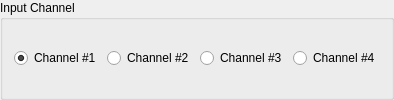
                 <widget class="QGroupBox" name="sync_analog_input_channel_box">
                  <property name="toolTip">
                   <string>Select the input channel the external analog signal is connected to.</string>
                  </property>
                  <property name="title">
                   <string>Input Channel</string>
                  </property>
                  <layout class="QGridLayout" name="gridLayout_31">
                   <item row="0" column="0">
                    <widget class="QRadioButton" name="sync_analog_input1_button">
                     <property name="toolTip">
                      <string>Analog signal on input channel #1</string>
                     </property>
                     <property name="text">
                      <string>Channel #1</string>
                     </property>
                     <property name="checked">
                      <bool>true</bool>
                     </property>
                     <attribute name="buttonGroup">
                      <string notr="true">sync_analog_input_channel_button_group</string>
                     </attribute>
                    </widget>
                   </item>
                   <item row="0" column="1">
                    <widget class="QRadioButton" name="sync_analog_input2_button">
                     <property name="toolTip">
                      <string>Analog signal on input channel #2</string>
                     </property>
                     <property name="text">
                      <string>Channel #2</string>
                     </property>
                     <attribute name="buttonGroup">
                      <string notr="true">sync_analog_input_channel_button_group</string>
                     </attribute>
                    </widget>
                   </item>
                   <item row="0" column="2">
                    <widget class="QRadioButton" name="sync_analog_input3_button">
                     <property name="toolTip">
                      <string>Analog signal on input channel #3</string>
                     </property>
                     <property name="text">
                      <string>Channel #3</string>
                     </property>
                     <attribute name="buttonGroup">
                      <string notr="true">sync_analog_input_channel_button_group</string>
                     </attribute>
                    </widget>
                   </item>
                   <item row="0" column="3">
                    <widget class="QRadioButton" name="sync_analog_input4_button">
                     <property name="toolTip">
                      <string>Analog signal on input channel #4</string>
                     </property>
                     <property name="text">
                      <string>Channel #4</string>
                     </property>
                     <attribute name="buttonGroup">
                      <string notr="true">sync_analog_input_channel_button_group</string>
                     </attribute>
                    </widget>
                   </item>
                  </layout>
                 </widget>
